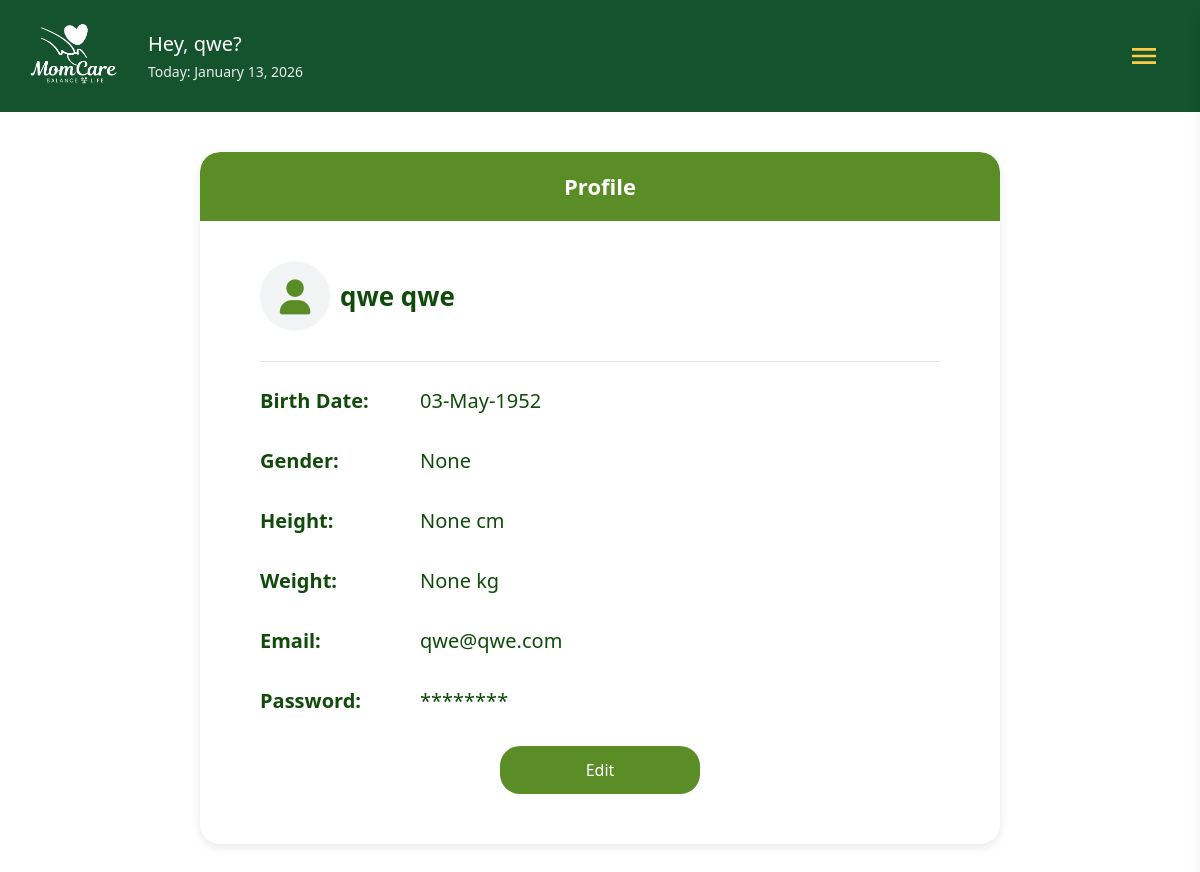
Screenshot of /profile/1 (signed in) with the database file from the repository.
### tables this page shows
CREATE TABLE users (
            id INTEGER PRIMARY KEY AUTOINCREMENT,
            first TEXT NOT NULL,
            last TEXT NOT NULL,
            email TEXT NOT NULL UNIQUE,
            birthdate TEXT,
            password_hash TEXT NOT NULL,
            security_question TEXT,
            security_answer TEXT
        , gender TEXT, height TEXT, weight TEXT, profile_picture TEXT DEFAULT '');

### app.py (the view)
@app.route('/profile/<int:user_id>')
def profile(user_id):
    user_email = session.get('user_email')
    if not user_email:
        flash('Please sign in to view your profile.')
        return redirect(url_for('index'))
    conn = get_db()
    cur = conn.cursor()
    cur.execute('SELECT * FROM users WHERE id = ?', (user_id,))
    user_row = cur.fetchone()
    conn.close()
    if not user_row:
        flash('User not found.')
        return redirect(url_for('dashboard'))
    if user_row['email'] != user_email:
         flash('Unauthorized access.')
         return redirect(url_for('dashboard'))
    user = dict(user_row)
    user['password_display'] = '********'
    user['first_name'] = user['first']
    user['last_name'] = user['last']
    user['birthdate_display'] = user['birthdate']
    user['gender'] = user.get('gender', 'Not Specified')
    user['height_display'] = user.get('height', '0')
    user['weight_display'] = user.get('weight', '0')
    first = session.get('user_first')
    today = datetime.now().strftime('%B %d, %Y')
    return render_template('profile.html', user=user, first=first, today=today)

### app.py (called while the page is built)
def get_db() -> Connection:
    conn = sqlite3.connect(DB_PATH)
    conn.row_factory = sqlite3.Row
    return conn

### templates/profile.html (shortened to what this page needs)
<!DOCTYPE html>
<html lang="en">
<head>
    <script src="https://cdn.tailwindcss.com"></script>
    <link rel="stylesheet" href="https://cdnjs.cloudflare.com/ajax/libs/font-awesome/6.0.0-beta3/css/all.min.css">
</head>
<body class="bg-brand-blue text-brand-green font-sans m-0 p-0">
    {% include 'navbar.html' %}
    <div class="profile-container">
        <div class="profile-header">Profile</div>
        <div class="profile-content">
            <div class="detail-row">
                <div class="avatar">
                    {% if user.profile_picture %}
                        <img src="{{ url_for('static', filename=user.profile_picture) }}" alt="Profile Picture" style="width: 100%; height: 100%; border-radius: 50%; object-fit: cover;">
                    {% else %}
                        <i class="fas fa-user"></i>
                    {% endif %}
                </div>
                <span id="display-name" class="name">{{ user.first_name }} {{ user.last_name }}</span>
            </div>
            <hr class="border-gray-200 mb-6">
            <div class="detail-row"><span class="label">Birth Date:</span> <span class="value">{{ user.birthdate_display
                    }}</span></div>
            <div class="detail-row"><span class="label">Gender:</span> <span class="value">{{ user.gender }}</span>
            </div>
            <div class="detail-row"><span class="label">Height:</span> <span class="value">{{ user.height_display }}
                    cm</span></div>
            <div class="detail-row"><span class="label">Weight:</span> <span class="value">{{ user.weight_display }}
                    kg</span></div>
            <div class="detail-row"><span class="label">Email:</span> <span class="value">{{ user.email }}</span></div>
            <div class="detail-row"><span class="label">Password:</span> <span class="value">{{ user.password_display
                    }}</span></div>
            <a href="{{ url_for('edit_profile', user_id=user['id']) }}" class="no-underline">
                <button type="button" class="edit-btn">Edit</button>
            </a>
        </div>
    </div>
</body>
</html>

### templates/navbar.html (shortened to what this page needs)
<header class="bg-green-900 text-white">
    <div class="max-w-7xl m-auto px-6 py-6">
        <div class="flex items-center justify-between relative">
            <div class="flex items-center gap-6">
                <img src="{{ url_for('static', filename='images/momcare_logo_white.png') }}" alt="MomCare"
                    class="h-16 w-auto" />
                <div>
                    <h1 class="text-l lg:text-xl font-light">Hey, {{ first or session.get('user_first') or
                        'User' }}?</h1>
                    <p class="mt-1 text-xs lg:text-sm opacity-90">Today: <span id="currentDateDisplay">{{ today or ''
                            }}</span></p>
                </div>
            </div>
            <button id="menu-toggle" class="p-3 md:p-2 rounded-md mr-2 focus:outline-none" aria-label="Open menu"
                aria-expanded="false" aria-controls="menu-list">
                <svg class="h-8 w-8 text-[#ffcc48]" xmlns="http://www.w3.org/2000/svg" fill="currentColor"
                    viewBox="0 0 24 24">
                    <path d="M3 6h18v2H3zM3 11h18v2H3zM3 16h18v2H3z" />
                </svg>
            </button>
        </div>
    </div>
</header>

### templates/profile.html (style rules this page uses)
.profile-container { width: 90%; max-width: 800px; background: white; margin: 40px auto; border-radius: 20px; overflow: hidden; box-shadow: 0px 3px 10px rgba(0, 0, 0, 0.1); }
.profile-header { background: #5a8d26; text-align: center; padding: 18px; color: white; font-weight: bold; font-size: 22px; border-radius: 20px 20px 0 0; }
.profile-content { padding: 40px 60px; color: #104b0b; font-size: 20px; }
.detail-row { margin-bottom: 30px; display: flex; align-items: center; gap: 10px; flex-wrap: wrap; }
.label { font-weight: 600; min-width: 150px; }
.value { font-weight: 400; }
.avatar { width: 70px; height: 70px; background-color: #f3f4f6; border-radius: 50%; display: flex; justify-content: center; align-items: center; color: #5a8d26; font-size: 35px; }
.name { font-size: 26px; font-weight: bold; }
.edit-btn { display: block; width: 200px; text-align: center; margin: 30px auto 10px; background: #5a8d26; padding: 12px 0; border-radius: 20px; color: white; font-size: 16px; cursor: pointer; border: none; transition: background 0.3s; }

### rows the page displays
users: first_name "qwe", last_name "qwe", birthdate_display "03-May-1952", email "qwe@qwe.com"

### other values shown
{{ first or session.get('user_first') or
                        'User' }} "qwe"
{{ user.gender }} "None"
{{ user.height_display }} "None"
{{ user.weight_display }} "None"
{{ user.password_display }} "********"
